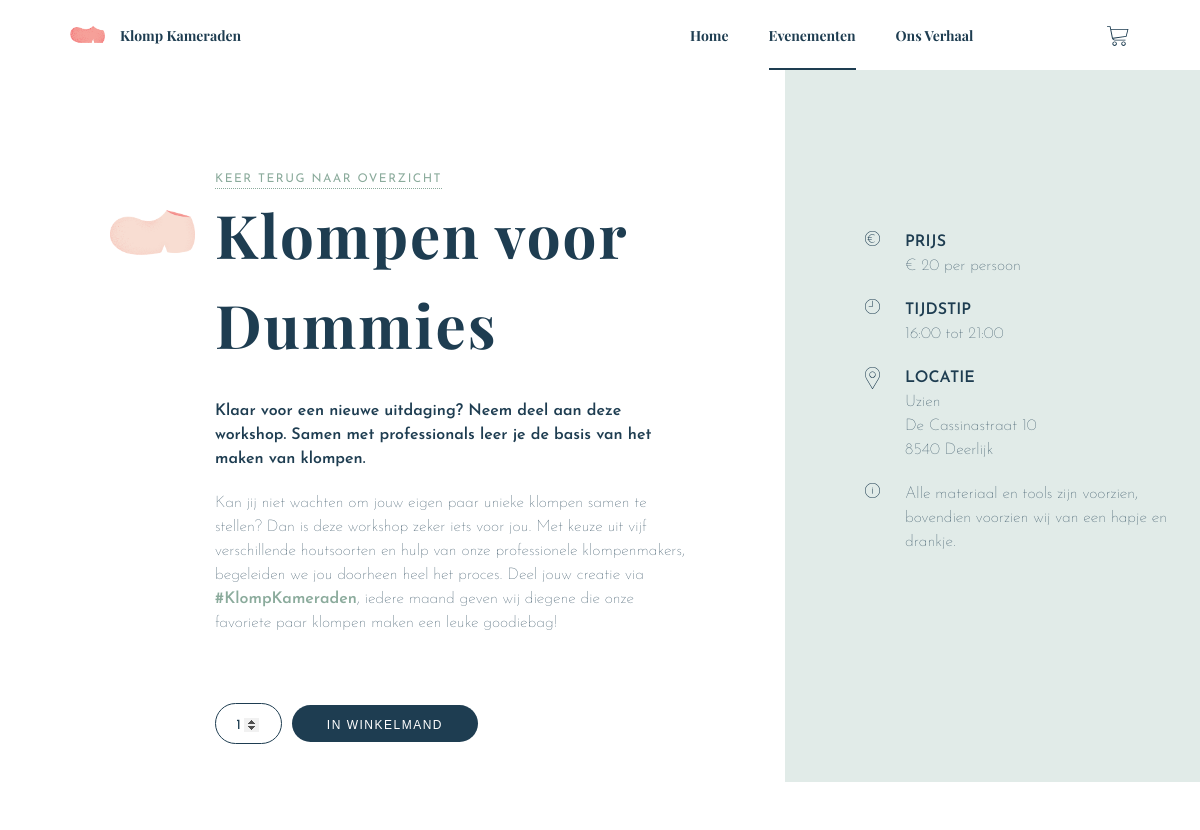
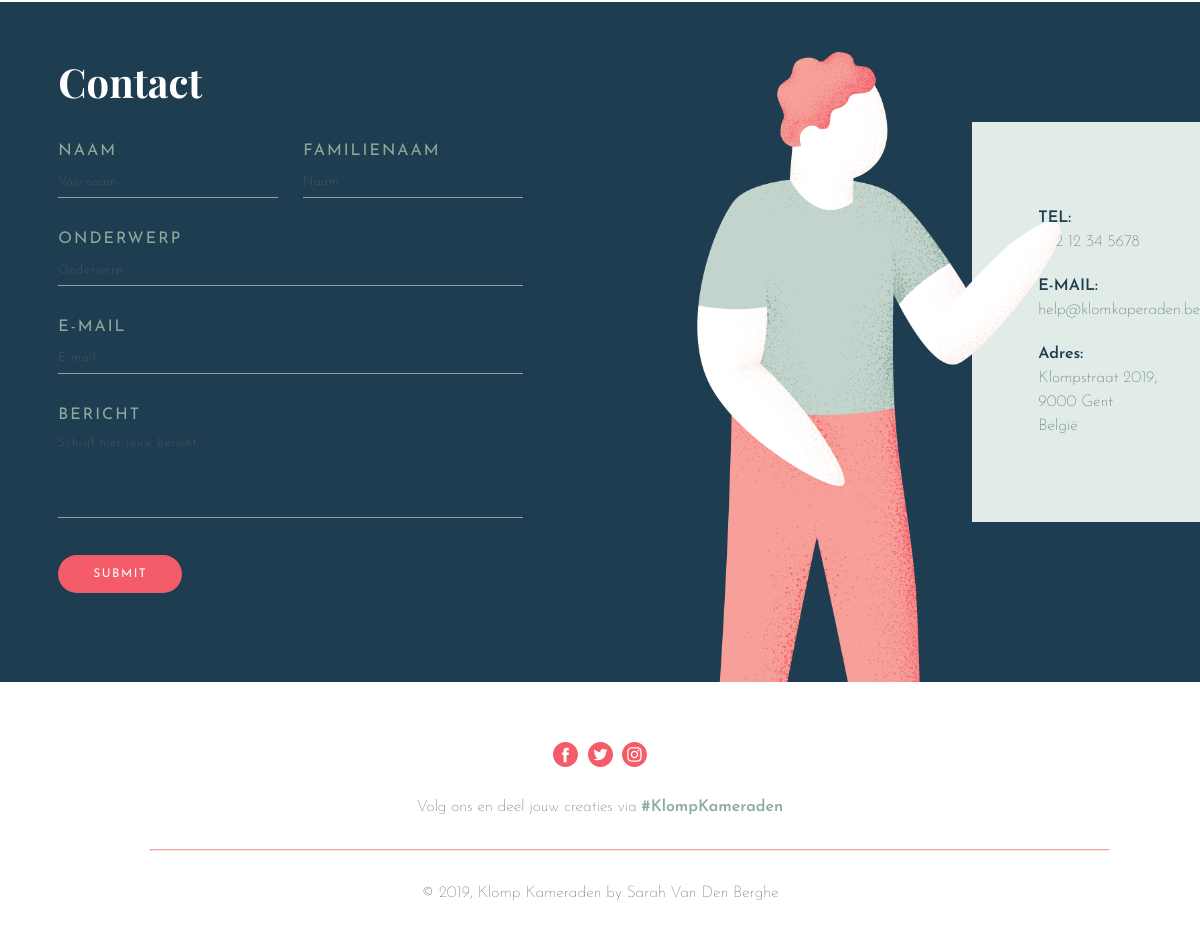
The page /index.php?page=detail&id=2 on the database its author committed (2 pictures, top to bottom).
### tables this page shows
CREATE TABLE `int2_events` (
  `id` int(11) NOT NULL,
  `name` varchar(255) NOT NULL,
  `date` date NOT NULL,
  `price` decimal(10,0) NOT NULL,
  `slug` varchar(255) NOT NULL,
  `info` text NOT NULL,
  `time` varchar(255) NOT NULL,
  `location` varchar(255) NOT NULL,
  `requirements` varchar(255) NOT NULL,
  `image` varchar(30) NOT NULL
);

### controller/Controller.php (called while the page is built, shortened)
<?php
class Controller {
  public $route;
  public function filter() {
    call_user_func(array($this, $this->route['action']));
  }
  public function render() {
    $this->createViewVarWithContent();
  }
  private function createViewVarWithContent() {
    require __DIR__ . '/../view/' . strtolower($this->route['controller']) . '/' . $this->route['action'] . '.php';
  }
  private function renderInLayout() {
    include __DIR__ . '/../view/layout.php';
  }
}

### index.php (called while the page is built, shortened)
<?php
$routes = array(
  'home' => array(
    'controller' => 'Pages',
    'action' => 'index'
  ),
  'events' => array(
    'controller' => 'Pages',
    'action' => 'events'
  ),
    'detail' => array(
    'controller' => 'Pages',
    'action' => 'detail'
  ),
  'story' => array(
    'controller' => 'Pages',
    'action' => 'story'
   ),
   'cart' => array(
    'controller' => 'Orders',
    'action' => 'cart'
  ),
   'checkout' => array(
    'controller' => 'Orders',
    'action' => 'checkout'
  ),
   'confirmation' => array(
    'controller' => 'Orders',
    'action' => 'confirmation'
  )
);
$route = $routes[$_GET['page']];
$controllerObj = new $controllerName();
$controllerObj->route = $route;
$controllerObj->filter();
$controllerObj->render();

### controller/PagesController.php (called while the page is built, shortened)
<?php
require_once __DIR__ . '/Controller.php';
require_once __DIR__ . '/../dao/EventDAO.php';
class PagesController extends Controller {
  private $eventDAO;
  function __construct() {
    $this->eventDAO = new EventDAO();
  }
  public function detail() {
    if(!empty($_GET['id'])){
      $event = $this->eventDAO->selectById($_GET['id']);
    }
  }
}

### dao/EventDAO.php (called while the page is built, shortened)
<?php
class EventDAO extends DAO {
  public function selectById($id){
    $sql = "SELECT * FROM `int2_events` WHERE `id` = :id";
    $stmt = $this->pdo->prepare($sql);
    $stmt->bindValue(':id',$id);
    $stmt->execute();
    return $stmt->fetch(PDO::FETCH_ASSOC);
  }
}

### view/pages/detail.php (the view, shortened to what this page needs)
<article class="detail">
    <img class="detail__image" src="assets/img/events/<?php echo $event['image']; ?>.png" alt="<?php echo $event['image']; ?>" width="85">
    <div class="detail__text">
        <a class="detail__return" href="index.php?page=events#filter">Keer terug naar overzicht</a>
        <h1 class="title title--detail"><?php echo $event['name'] ?></h1>
        <p class="text--bold detail__slug"><?php echo $event['slug'] ?></p>
        <p><?php echo $event['info'] ?></p>
        <form method="post" action="index.php?page=cart" class="form-detail">
            <label class="quantity-label" for="quantity"><span class="hidden">Aantal</span>
                <input class="quantity quantity-input" id="quantity" type="number" size="2" min="1" max="10" name="quantity" value="1" />
            </label>
            <button class="button" type="submit" name="action" value="add">In winkelmand</button>
        </form>
    </div>
        <div class="detail__background">
    </div>
    <dl class="detail__practical">
        <dt class="text--bold detail__icon detail__icon--price">Prijs</dt>
        <dd>€ <?php echo $event['price'] ?> per persoon</dd>
        <dt class="text--bold detail__icon detail__icon--time">Tijdstip</dt>
        <dd><?php echo $event['time'] ?></dd>
        <dt class="text--bold detail__icon detail__icon--location">Locatie</dt>
        <dd><?php echo $event['location'] ?></dd>
        <dd class="detail__icon detail__icon--info"><?php echo $event['requirements'] ?></dd>
    </dl>
</article>

### css/style.css (style rules this page uses)
*, *::before, *::after { box-sizing: border-box; }
html { box-sizing: inherit; font-size: 62.5%; }
body { font-size: 1.6rem; line-height: 1.5; color: #1E3D51; font-family: 'Josefin', sans-serif; font-weight: 300; }
a { color: #1E3D51; }
input { font-family: 'Josefin', sans-serif; }
.button { color: white; text-transform: uppercase; letter-spacing: 0.15rem; font-size: 1.2rem; text-decoration: none; font-weight: 400; display: inline-block; padding: 1.3rem 3.5rem 1rem; background-color: #1E3D51; margin-top: 4rem; margin-bottom: 4rem; border-radius: 2.5rem; transition: 0.2s; width: fit-content; }
.title { font-size: 6rem; letter-spacing: 0.2rem; font-family: 'Playfair', serif; display: inline-block; margin: 19rem 0 3rem; }
.text--bold { font-weight: 700; }
.text--green { color: #8BAB9C; }
dt { text-transform: uppercase; }
*::placeholder { font-size: 1.2rem; font-family: 'Josefin', sans-serif; letter-spacing: 0.1rem; font-weight: 300; }
dd { padding-bottom: 2rem; }
.detail { display: grid; grid-template-columns: 1fr 55rem 39rem 1fr; grid-column-gap: 2rem; }
.detail__image { margin-top: 19rem; margin-left: 11rem; }
.detail__practical { grid-column: 3 / 4; grid-row: 1 / 2; margin-top: 23rem; padding: 0 0 6rem 12rem; display: relative; z-index: 2; }
.detail__text { padding-right: 8rem; display: flex; flex-direction: column; }
.title--detail { margin-top: 0; }
.quantity-input { border: none; outline: none; display: inline-block; text-align:center; font-size: 1.4rem; }
.quantity-label { margin-right: 1rem; border: 0.1rem solid #1E3D51; padding: 1.3rem 1.5rem 1rem; border-radius: 2.5rem; }
.detail__return { margin-top: 17rem; display: inline-block; color: #8BAB9C; font-weight: 400; text-transform: uppercase; font-size: 1.2rem; letter-spacing: 0.15rem; text-decoration: none; border-bottom: 0.1rem dotted #8BAB9C; width: fit-content; }
.detail__background { background-color: #E1EBE8; grid-column: 3 / 5; grid-row: 1 / 2; display: relative; z-index: 1; }
.detail__slug { padding-bottom: 2rem; }
.detail__icon::before { content: " "; display: inline-block; width: 1.5rem; height: 1.5rem; margin-left: -4rem; margin-right: 2.5rem; }
.detail__icon--price::before { background-image: url('../assets/img/icons/price.svg'); }
.detail__icon--time::before { background-image: url('../assets/img/icons/time.svg'); }
.detail__icon--location::before { background-image: url('../assets/img/icons/location.svg'); height: 2.175rem; background-repeat: no-repeat; margin-bottom: -0.7rem; }
.detail__icon--info::before { background-image: url('../assets/img/icons/info.svg'); }
.form-detail { margin-top: 3rem; }
input.quantity { color: #1E3D51; width: 3rem; margin: 0 auto; }
button { border: none; }

### rows shown on the page
int2_events: image (picture), name "Klompen voor Dummies", slug "Klaar voor een nieuwe uitdaging? Neem deel aan deze workshop. Samen met professionals leer je de basis van het maken van klompen.", info "Kan jij niet wachten om jouw eigen paar unieke klompen samen te stellen? Dan is deze workshop zeker iets voor jou. Met keuze uit vijf verschillende houtsoorten en hulp van onze professionele klompenmakers, begeleiden we jou doorheen heel het proces. Deel jouw creatie via #KlompKameraden , iedere maand geven wij diegene die onze favoriete paar klompen maken een leuke goodiebag!", price "20", time "16:00 tot 21:00", location "Uzien De Cassinastraat 10 8540 Deerlijk", requirements "Alle materiaal en tools zijn voorzien, bovendien voorzien wij van een hapje en drankje."
